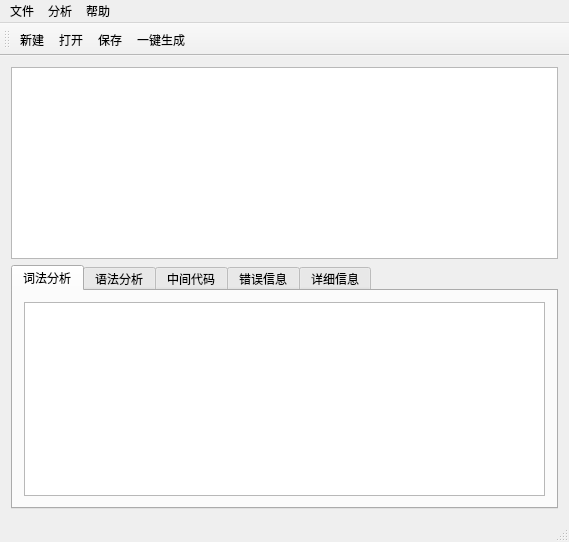
<?xml version="1.0" encoding="UTF-8"?>
<ui version="4.0">
 <class>MainWindow</class>
 <widget class="QMainWindow" name="MainWindow">
  <property name="geometry">
   <rect>
    <x>0</x>
    <y>0</y>
    <width>569</width>
    <height>542</height>
   </rect>
  </property>
  <property name="windowTitle">
   <string>SCreator-样本S语言编译器</string>
  </property>
  <property name="windowIcon">
   <iconset resource="images.qrc">
    <normaloff>:/images/logo.JPG</normaloff>:/images/logo.JPG</iconset>
  </property>
  <widget class="QWidget" name="centralWidget">
   <layout class="QGridLayout" name="gridLayout_5">
    <item row="0" column="0">
     <widget class="QPlainTextEdit" name="plainTextEdit">
      <property name="font">
       <font>
        <family>Courier New</family>
        <weight>50</weight>
        <bold>false</bold>
       </font>
      </property>
     </widget>
    </item>
    <item row="1" column="0">
     <widget class="QTabWidget" name="tabWidget_info">
      <property name="currentIndex">
       <number>0</number>
      </property>
      <widget class="QWidget" name="tab_lex">
       <attribute name="title">
        <string>词法分析</string>
       </attribute>
       <layout class="QGridLayout" name="gridLayout">
        <item row="0" column="0">
         <widget class="QTextBrowser" name="textBrowser_lex">
          <property name="font">
           <font>
            <family>Courier New</family>
           </font>
          </property>
         </widget>
        </item>
       </layout>
      </widget>
      <widget class="QWidget" name="tab_parse">
       <attribute name="title">
        <string>语法分析</string>
       </attribute>
       <layout class="QGridLayout" name="gridLayout_2">
        <item row="0" column="0">
         <widget class="QTextBrowser" name="textBrowser_parse">
          <property name="font">
           <font>
            <family>Courier New</family>
           </font>
          </property>
         </widget>
        </item>
       </layout>
      </widget>
      <widget class="QWidget" name="tab_code">
       <attribute name="title">
        <string>中间代码</string>
       </attribute>
       <layout class="QGridLayout" name="gridLayout_4">
        <item row="0" column="0">
         <widget class="QTextBrowser" name="textBrowser_code">
          <property name="font">
           <font>
            <family>Courier New</family>
            <weight>50</weight>
            <bold>false</bold>
           </font>
          </property>
         </widget>
        </item>
       </layout>
      </widget>
      <widget class="QWidget" name="tab_err">
       <attribute name="title">
        <string>错误信息</string>
       </attribute>
       <layout class="QGridLayout" name="gridLayout_3">
        <item row="0" column="0">
         <widget class="QTextBrowser" name="textBrowser_err">
          <property name="font">
           <font>
            <family>Courier New</family>
           </font>
          </property>
         </widget>
        </item>
       </layout>
      </widget>
      <widget class="QWidget" name="tab_msg">
       <attribute name="title">
        <string>详细信息</string>
       </attribute>
       <layout class="QGridLayout" name="gridLayout_6">
        <item row="0" column="0">
         <widget class="QTextBrowser" name="textBrowser_msg">
          <property name="font">
           <font>
            <family>Courier New</family>
           </font>
          </property>
         </widget>
        </item>
       </layout>
      </widget>
     </widget>
    </item>
   </layout>
  </widget>
  <widget class="QMenuBar" name="menuBar">
   <property name="geometry">
    <rect>
     <x>0</x>
     <y>0</y>
     <width>569</width>
     <height>23</height>
    </rect>
   </property>
   <widget class="QMenu" name="menu">
    <property name="title">
     <string>文件</string>
    </property>
    <addaction name="action_new"/>
    <addaction name="action_open"/>
    <addaction name="action_save"/>
    <addaction name="action_saveAs"/>
    <addaction name="separator"/>
    <addaction name="action_exit"/>
   </widget>
   <widget class="QMenu" name="menu_3">
    <property name="title">
     <string>分析</string>
    </property>
    <addaction name="action_show"/>
    <addaction name="action_lex"/>
    <addaction name="action_parse"/>
    <addaction name="action_code"/>
    <addaction name="action_11"/>
    <addaction name="action_12"/>
   </widget>
   <widget class="QMenu" name="menuHelp_2">
    <property name="title">
     <string>帮助</string>
    </property>
    <addaction name="action_about"/>
    <addaction name="action_seeDoc"/>
    <addaction name="action_seeReport"/>
   </widget>
   <addaction name="menu"/>
   <addaction name="menu_3"/>
   <addaction name="menuHelp_2"/>
  </widget>
  <widget class="QStatusBar" name="statusBar"/>
  <widget class="QToolBar" name="toolBar">
   <property name="windowTitle">
    <string>toolBar</string>
   </property>
   <attribute name="toolBarArea">
    <enum>TopToolBarArea</enum>
   </attribute>
   <attribute name="toolBarBreak">
    <bool>false</bool>
   </attribute>
   <addaction name="action_new"/>
   <addaction name="action_open"/>
   <addaction name="action_save"/>
   <addaction name="action_show"/>
  </widget>
  <action name="action_open">
   <property name="icon">
    <iconset resource="images.qrc">
     <normaloff>:/images/open.png</normaloff>:/images/open.png</iconset>
   </property>
   <property name="text">
    <string>打开</string>
   </property>
   <property name="toolTip">
    <string>打开一个已存在的文件</string>
   </property>
   <property name="shortcut">
    <string>Ctrl+O</string>
   </property>
  </action>
  <action name="action_save">
   <property name="icon">
    <iconset resource="images.qrc">
     <normaloff>:/images/save.png</normaloff>:/images/save.png</iconset>
   </property>
   <property name="text">
    <string>保存</string>
   </property>
   <property name="toolTip">
    <string>保存当前文件</string>
   </property>
   <property name="shortcut">
    <string>Ctrl+S</string>
   </property>
  </action>
  <action name="action_about">
   <property name="text">
    <string>关于</string>
   </property>
  </action>
  <action name="action_show">
   <property name="text">
    <string>一键生成</string>
   </property>
   <property name="shortcut">
    <string>Ctrl+R</string>
   </property>
  </action>
  <action name="action_parse">
   <property name="text">
    <string>语法分析</string>
   </property>
   <property name="toolTip">
    <string>查看语法分析结果</string>
   </property>
  </action>
  <action name="action_lex">
   <property name="text">
    <string>词法分析</string>
   </property>
   <property name="toolTip">
    <string>查看词法分析结果</string>
   </property>
  </action>
  <action name="action_code">
   <property name="text">
    <string>中间代码生成</string>
   </property>
  </action>
  <action name="action_11">
   <property name="enabled">
    <bool>false</bool>
   </property>
   <property name="text">
    <string>汇编代码生成</string>
   </property>
  </action>
  <action name="action_12">
   <property name="enabled">
    <bool>false</bool>
   </property>
   <property name="text">
    <string>运行</string>
   </property>
  </action>
  <action name="action_new">
   <property name="icon">
    <iconset resource="images.qrc">
     <normaloff>:/images/new.png</normaloff>:/images/new.png</iconset>
   </property>
   <property name="text">
    <string>新建</string>
   </property>
   <property name="toolTip">
    <string>创建一个新的文本文件</string>
   </property>
   <property name="shortcut">
    <string>Ctrl+N</string>
   </property>
  </action>
  <action name="action_saveAs">
   <property name="text">
    <string>另存为...</string>
   </property>
   <property name="toolTip">
    <string>保存到新的文件</string>
   </property>
   <property name="shortcut">
    <string>Ctrl+Shift+S</string>
   </property>
  </action>
  <action name="action_exit">
   <property name="text">
    <string>退出</string>
   </property>
   <property name="toolTip">
    <string>退出程序</string>
   </property>
   <property name="shortcut">
    <string>Ctrl+Q</string>
   </property>
  </action>
  <action name="action_seeReport">
   <property name="text">
    <string>检查更新</string>
   </property>
  </action>
  <action name="action_seeDoc">
   <property name="text">
    <string>说明文档</string>
   </property>
  </action>
 </widget>
 <layoutdefault spacing="6" margin="11"/>
 <resources>
  <include location="images.qrc"/>
 </resources>
 <connections/>
</ui>
